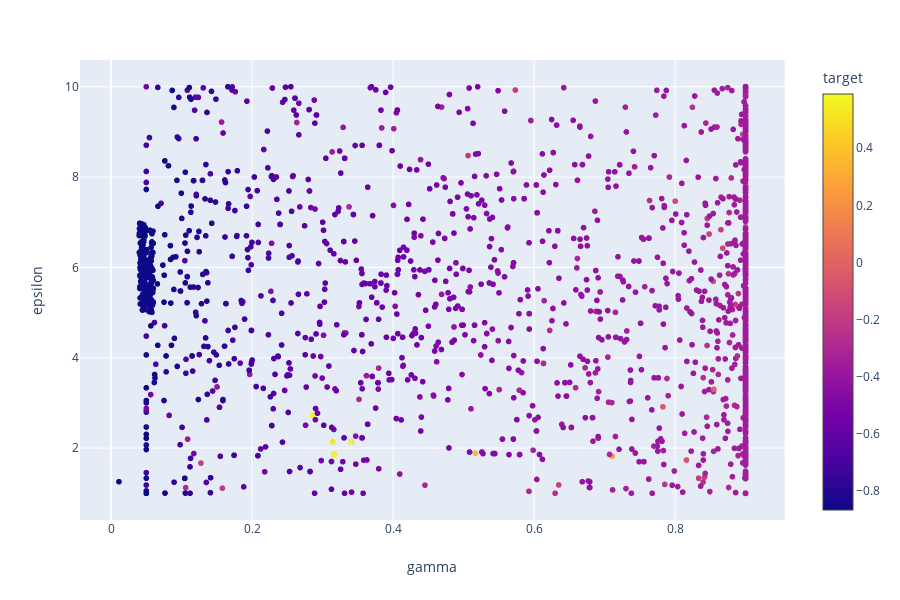

The code cell stored with this chart in its notebook:
### Code cell
px.scatter(df2, x="gamma", y="epsilon", color="target")

### Figure 1 — Plotly figure (JSON) as saved in the notebook; plotly's stock layout.template omitted (floating-point values rounded to 4 significant figures; data arrays with more than 128 entries replaced by an {"elided": "..."} marker saying what was removed)
{"data": [{"hoverlabel": {"namelength": 0}, "hovertemplate": "gamma=%{x}<br>epsilon=%{y}<br>target=%{marker.color}", "legendgroup": "", "marker": {"color": {"elided": "1930 float values"}, "coloraxis": "coloraxis", "symbol": "circle"}, "mode": "markers", "name": "", "showlegend": false, "type": "scattergl", "x": {"elided": "1930 float values"}, "xaxis": "x", "y": {"elided": "1930 float values"}, "yaxis": "y"}], "layout": {"coloraxis": {"colorbar": {"title": {"text": "target"}}, "colorscale": [[0, "#0d0887"], [0.1111, "#46039f"], [0.2222, "#7201a8"], [0.3333, "#9c179e"], [0.4444, "#bd3786"], [0.5556, "#d8576b"], [0.6667, "#ed7953"], [0.7778, "#fb9f3a"], [0.8889, "#fdca26"], [1, "#f0f921"]]}, "height": 600, "legend": {"tracegroupgap": 0}, "margin": {"t": 60}, "xaxis": {"anchor": "y", "domain": [0, 0.98], "title": {"text": "gamma"}}, "yaxis": {"anchor": "x", "domain": [0, 1], "title": {"text": "epsilon"}}}}
